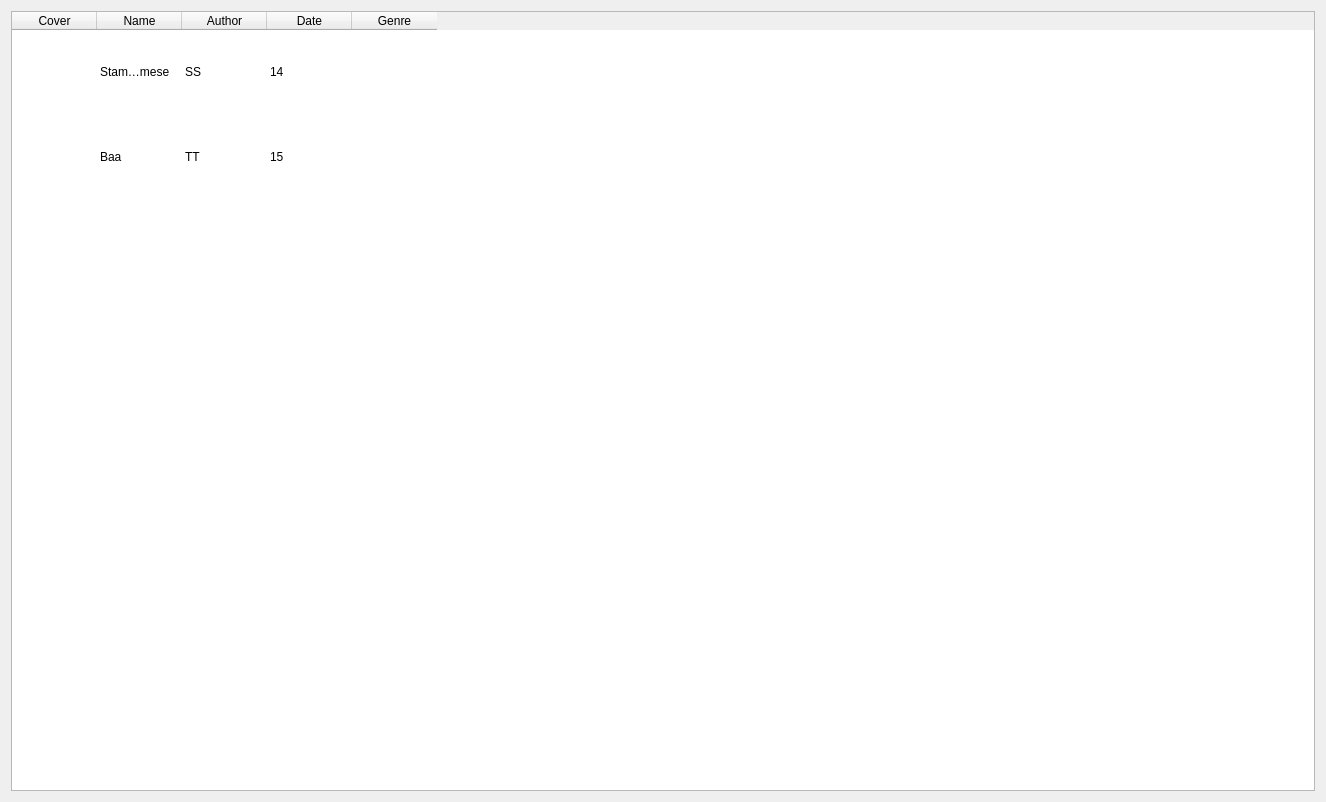
<?xml version="1.0" encoding="UTF-8"?>
<ui version="4.0">
 <class>CustomListWidget</class>
 <widget class="QWidget" name="CustomListWidget">
  <property name="geometry">
   <rect>
    <x>0</x>
    <y>0</y>
    <width>1326</width>
    <height>802</height>
   </rect>
  </property>
  <property name="windowTitle">
   <string>Form</string>
  </property>
  <layout class="QGridLayout" name="gridLayout">
   <item row="0" column="1">
    <widget class="QTableWidget" name="tableWidget">
     <property name="enabled">
      <bool>true</bool>
     </property>
     <property name="styleSheet">
      <string notr="true"/>
     </property>
     <property name="iconSize">
      <size>
       <width>80</width>
       <height>80</height>
      </size>
     </property>
     <property name="textElideMode">
      <enum>Qt::ElideMiddle</enum>
     </property>
     <property name="showGrid">
      <bool>false</bool>
     </property>
     <property name="gridStyle">
      <enum>Qt::SolidLine</enum>
     </property>
     <property name="sortingEnabled">
      <bool>true</bool>
     </property>
     <property name="wordWrap">
      <bool>false</bool>
     </property>
     <attribute name="horizontalHeaderVisible">
      <bool>true</bool>
     </attribute>
     <attribute name="horizontalHeaderCascadingSectionResizes">
      <bool>false</bool>
     </attribute>
     <attribute name="horizontalHeaderMinimumSectionSize">
      <number>85</number>
     </attribute>
     <attribute name="horizontalHeaderDefaultSectionSize">
      <number>85</number>
     </attribute>
     <attribute name="horizontalHeaderShowSortIndicator" stdset="0">
      <bool>true</bool>
     </attribute>
     <attribute name="verticalHeaderVisible">
      <bool>false</bool>
     </attribute>
     <attribute name="verticalHeaderMinimumSectionSize">
      <number>85</number>
     </attribute>
     <attribute name="verticalHeaderDefaultSectionSize">
      <number>85</number>
     </attribute>
     <row>
      <property name="text">
       <string>New Row</string>
      </property>
     </row>
     <row>
      <property name="text">
       <string>New Row</string>
      </property>
     </row>
     <column>
      <property name="text">
       <string>Cover</string>
      </property>
     </column>
     <column>
      <property name="text">
       <string>Name</string>
      </property>
     </column>
     <column>
      <property name="text">
       <string>Author</string>
      </property>
     </column>
     <column>
      <property name="text">
       <string>Date</string>
      </property>
     </column>
     <column>
      <property name="text">
       <string>Genre</string>
      </property>
     </column>
     <item row="0" column="0">
      <property name="text">
       <string/>
      </property>
      <property name="icon">
       <iconset resource="Resources.qrc">
        <normaloff>:/Images/Images/default_album.png</normaloff>:/Images/Images/default_album.png</iconset>
      </property>
     </item>
     <item row="0" column="1">
      <property name="text">
       <string>Stamdrare mese</string>
      </property>
     </item>
     <item row="0" column="2">
      <property name="text">
       <string>SS</string>
      </property>
     </item>
     <item row="0" column="3">
      <property name="text">
       <string>14</string>
      </property>
     </item>
     <item row="1" column="0">
      <property name="text">
       <string/>
      </property>
      <property name="icon">
       <iconset resource="Resources.qrc">
        <normaloff>:/Images/Images/default_album.png</normaloff>:/Images/Images/default_album.png</iconset>
      </property>
     </item>
     <item row="1" column="1">
      <property name="text">
       <string>Baa</string>
      </property>
     </item>
     <item row="1" column="2">
      <property name="text">
       <string>TT</string>
      </property>
     </item>
     <item row="1" column="3">
      <property name="text">
       <string>15</string>
      </property>
     </item>
    </widget>
   </item>
  </layout>
 </widget>
 <resources>
  <include location="Resources.qrc"/>
 </resources>
 <connections/>
</ui>
